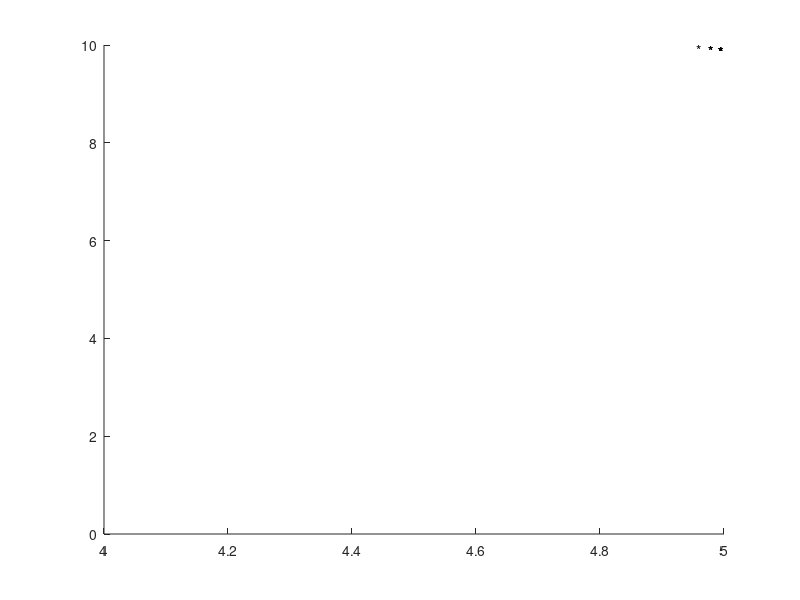

MATLAB code for this plot:
%*************************************************************************
%                STOCHASTIC SEARCH ALGORITHM
%
%Developed by:Mathew Francis
%Description:Program to implementat the stochastic search algorithm to find
%            the optimum value of the cost function. The cost function
%            used is a maximizing function. Maximize f(x,y)=xy;
%Revision History
%   Initial Draft:06/08/2014
%
%*************************************************************************   

    clear all;
    N=10;                                       %population size
    dimension=2;                                %dimension of the search space
    smin=[1;2];    %[xmin,ymin]                             %minimum boundary of the search space
    smax=[5;10];   %[xmax,ymax]                            %maximum boundary of the search space
    %initial_population=zeros(dimension,N);
    initial_population=zeros(dimension,N);       %Generates a matrix of N vectors of mentioned dimension
    alpha=rand(2,N);                    %?should alpha besame across each dimension
    p=initial_population;
    cost_function=zeros(1,N);               %Initializes a matrix which stores the cost function values corresponding to each sample in the population
    %----------creating the population from the mentioned search space
    for i=1:1:N
        p(:,i)=alpha(i).*smin+(1-alpha(i)).*smax;
        
    end
    %---------Calculation of cost function
    for i=1:1:N
        for j=1:dimension:dimension
            cost_function(i)=p(j,i)*p(j+1,i);
        end       
    end
    
   for iteration=1:1:25
        %--------Assign probability(weight to each of the samples in the
        %population depending on the value of the cost function
        min_cost=min(cost_function);                   
        cost_function1=cost_function-min_cost;               %subtracting the minimum value so as to make all the values positive so that the sum of the values won't become zero
        total_cost=sum(cost_function1);                      %sum of the costfunction values which is used for normalisation
        assigned_probability=cost_function1/total_cost;      %define probability from the cost function
        %---------Creating the new population
        lambda=0.02;                                        %It is a constant and it's selection depends on the domain knowledge
        cardinality_child=round(assigned_probability*N);    %number of childs which is to be selected from the viscinity of current sample
        %rand_direction=rand(1,dimension);
        s=sum(cardinality_child);
        new_population=zeros(dimension,s);
        newpop_cost_function=zeros(1,s);            %Iniialize the matrix which stores the value of the cost function of the new population.
        k=1;
        for i=1:1:N
            if cardinality_child(i)==0                      
                %exit();
            else
                for j=1:1:cardinality_child(i)
                    rand_direction=rand(1,dimension);       %
                    rand_direction=rand_direction/norm(rand_direction);
                    rand_direction=rand_direction';
                    new_sample=p(:,i)+lambda*(1-2*rand_direction);
                    if new_sample(1)<smin(1)
                        new_sample(1)=smin(1);
                    elseif new_sample(1)>smax(1)
                        new_sample(1)=smax(1);
                    end
                    if new_sample(2)<smin(2)
                        new_sample(1)=smin(2);
                    elseif new_sample(2)>smax(2)
                        new_sample(2)=smax(2);
                    end
                    new_population(:,k)=new_sample;
                    k=k+1;
                end           
            end        
        end
      %--------------Calculating the cost function for the new population  
        for i=1:1:s
            for j=1:dimension:dimension
                newpop_cost_function(i)=new_population(j,i)*new_population(j+1,i);
            end       
        end

        effective_population=[p,new_population];
        effective_cost_function_value=[cost_function,newpop_cost_function];
        [sorted_effective_cost_function_value,Index] = sort(effective_cost_function_value,'descend');
        next_gen_population=zeros(dimension,N);
        for i=1:1:N
            next_gen_population(:,i)=effective_population(:,Index(i));
        end

        cost_function=sorted_effective_cost_function_value(:,1:1:N);
        p=next_gen_population;
        %best_cost_of_generation=
        best_cost_of_generation(iteration)=cost_function(1);
        best_population_generation(:,iteration)=next_gen_population(:,1);
    end
    pos=next_gen_population(:,1)
    val=cost_function(1)
     %scatter(best_population_generation(1,:),best_population_generation(2,:))
    
    
    
 figure(1)
axis([4, 5, 0, 10])

x=best_population_generation(1,:);
y=best_population_generation(2,:); 
for k=1:1:length(x)%execute forloop alone without executingfigure2 and axis to mark the no's in figure 1
    text(x(k),y(k),'*')
    pause(1);
end
    
    
    
    
